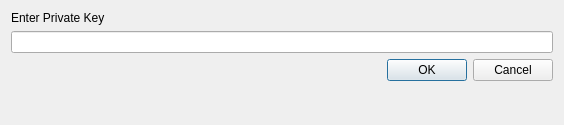
<?xml version="1.0" encoding="UTF-8"?>
<ui version="4.0">
 <class>Sweep</class>
 <widget class="QDialog" name="Sweep">
  <property name="geometry">
   <rect>
    <x>0</x>
    <y>0</y>
    <width>564</width>
    <height>125</height>
   </rect>
  </property>
  <property name="windowTitle">
   <string>Sweep Private Key</string>
  </property>
  <layout class="QVBoxLayout" name="verticalLayout">
   <item>
    <widget class="QLabel" name="label_2">
     <property name="text">
      <string>Enter Private Key</string>
     </property>
    </widget>
   </item>
   <item>
    <layout class="QHBoxLayout" name="horizontalLayout">
     <item>
      <widget class="QValidatedLineEdit" name="privkey"/>
     </item>
    </layout>
   </item>
   <item>
    <widget class="QDialogButtonBox" name="buttonBox">
     <property name="orientation">
      <enum>Qt::Horizontal</enum>
     </property>
     <property name="standardButtons">
      <set>QDialogButtonBox::Cancel|QDialogButtonBox::Ok</set>
     </property>
    </widget>
   </item>
   <item>
    <spacer name="verticalSpacer">
     <property name="orientation">
      <enum>Qt::Vertical</enum>
     </property>
     <property name="sizeHint" stdset="0">
      <size>
       <width>20</width>
       <height>40</height>
      </size>
     </property>
    </spacer>
   </item>
  </layout>
 </widget>
 <customwidgets>
  <customwidget>
   <class>QValidatedLineEdit</class>
   <extends>QLineEdit</extends>
   <header>qvalidatedlineedit.h</header>
  </customwidget>
 </customwidgets>
 <resources/>
 <connections/>
</ui>
